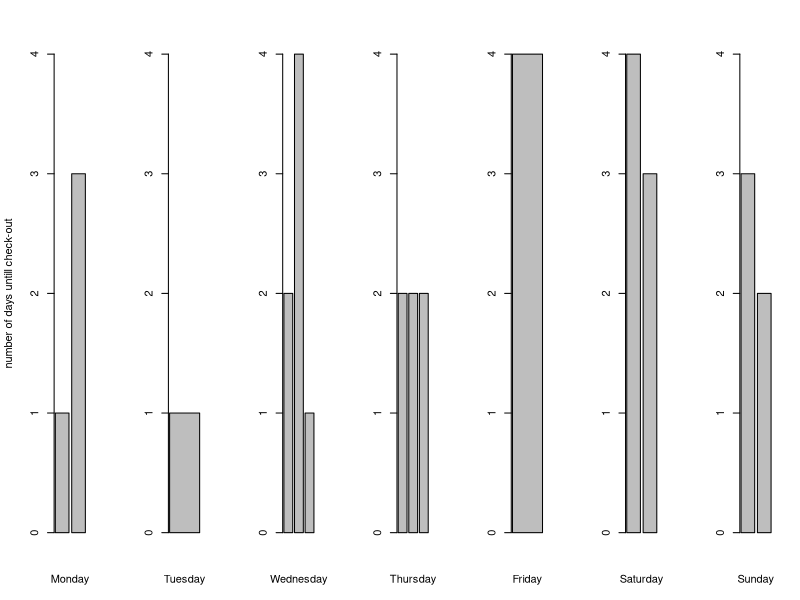

The R source for this figure:
# 4 figures arranged in 2 rows and 2 columns
attach(mtcars)
par(mfrow=c(1,7))
counts <- c(1,2,3)
barplot(c(1,3), ylim=c(0,4), xlab="Monday", ylab="number of days untill check-out")
barplot(c(1), ylim=c(0,4), xlab="Tuesday")
barplot(c(2,4,1), ylim=c(0,4), xlab="Wednesday")
barplot(c(2,2,2), ylim=c(0,4), xlab="Thursday")
barplot(c(4), ylim=c(0,4), xlab="Friday")
barplot(c(4,3), ylim=c(0,4), xlab="Saturday")
barplot(c(3,2), ylim=c(0,4), xlab="Sunday")